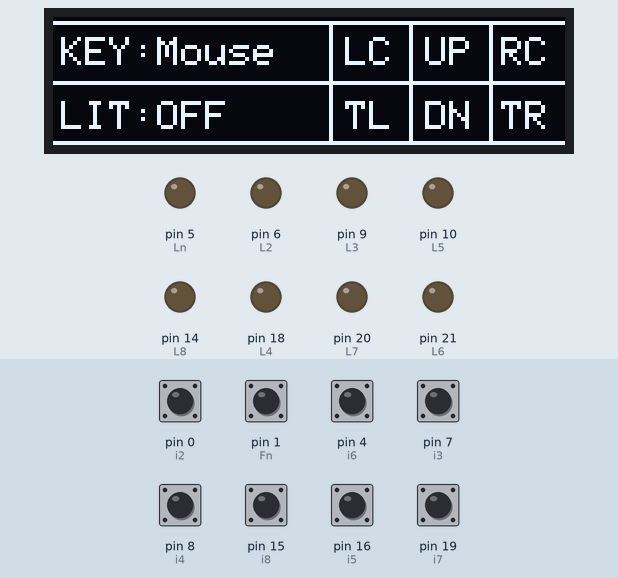
This sketch was run on a simulated Arduino Leonardo, built with avr-gcc and run on an emulated ATmega32U4. Shown: 128×32 one-colour display, output pins drawn as LEDs (lit = HIGH). The inputs (shaded band) are chosen by the test bench; at power-on: pin 0 (i2), pin 1 (Fn), pin 4 (i6), pin 7 (i3), pin 8 (i4), pin 15 (i8), pin 16 (i5), pin 19 (i7) HIGH. USB keyboard and mouse output is not drawn.

Above: at 1.7 s.
1.8 s: pin 0 (i2) pulled LOW for 1 s
At 2.13 s:
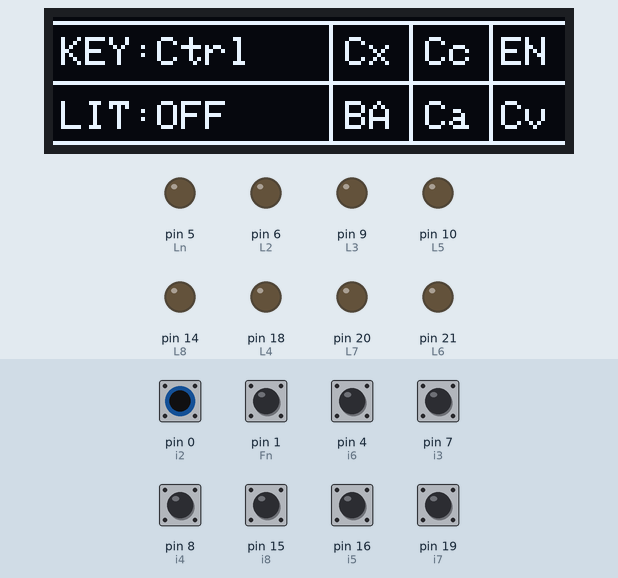
4.3 s: pin 0 (i2) pulled LOW for 0.15 s
6.0 s: pin 1 (Fn) pulled LOW for 0.15 s
At 6.8 s:
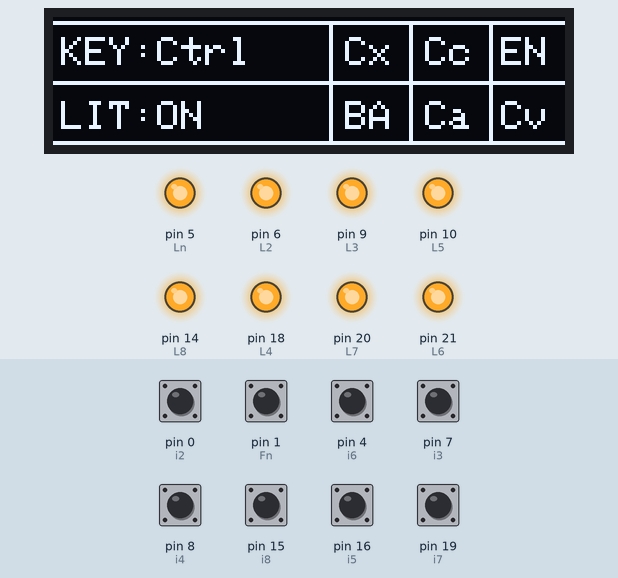
7.7 s: pin 1 (Fn) pulled LOW for 1 s
At 9.6 s:
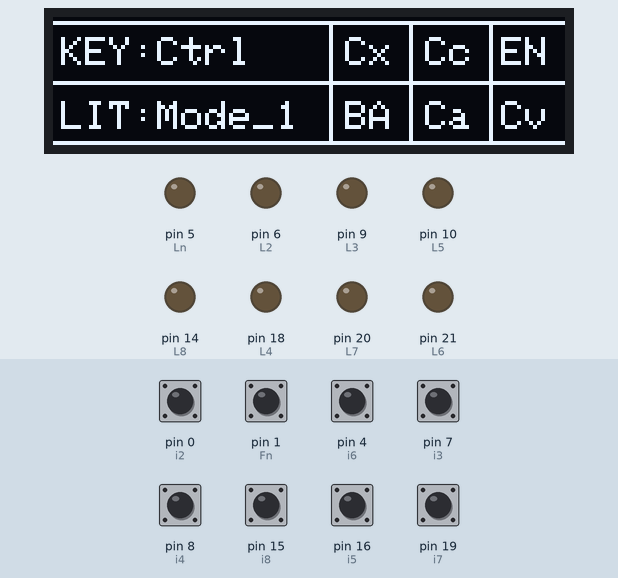
10.2 s: pin 0 (i2) pulled LOW for 0.15 s
At 11.0 s:
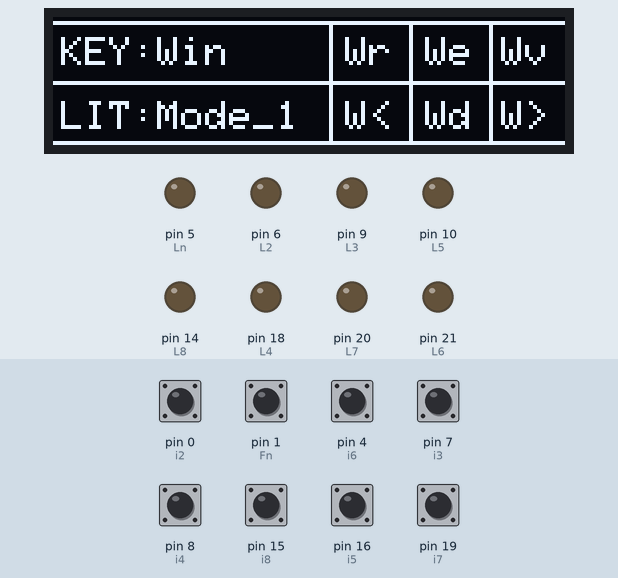
11.9 s: pin 1 (Fn) pulled LOW for 1 s
At 12.45 s:
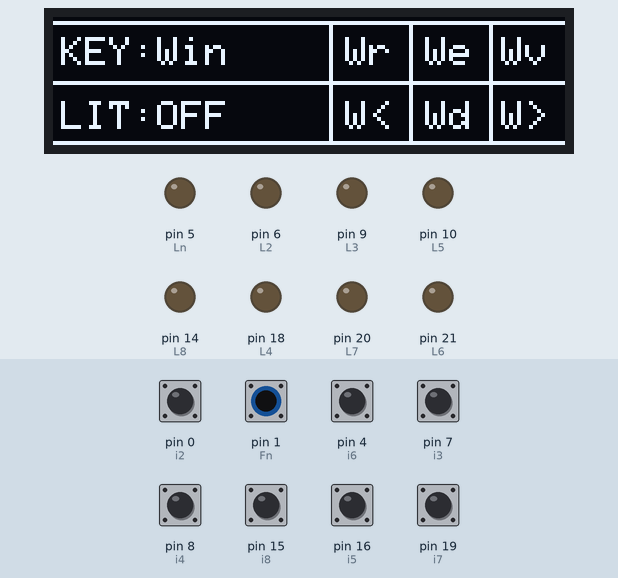
Timing chart, 0 to 14.9 s (numbered marks = the images above; inputs shaded):
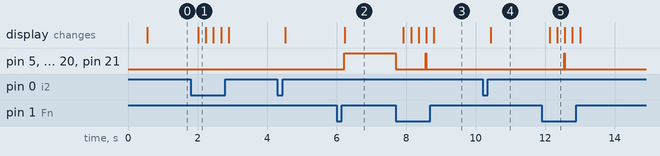

Measured:
- after the input at 1.8 s, the display: changes after 0.22 s (image 1)
- after the input at 6.0 s, pin 5 (Ln), pin 6 (L2), pin 9 (L3), pin 10 (L5), pin 14 (L8), pin 18 (L4), pin 20 (L7), pin 21 (L6): LOW → HIGH after 0.22 s; the display: changes after 0.23 s (image 2)
- after the input at 7.7 s, pin 5 (Ln), pin 6 (L2), pin 9 (L3), pin 10 (L5), pin 14 (L8), pin 18 (L4), pin 20 (L7), pin 21 (L6): HIGH → LOW at once, → HIGH 0.85 s later, → LOW 0.02 s later; the display: changes after 0.22 s (image 3)
- after the input at 10.2 s, the display: changes after 0.23 s (image 4)
- after the input at 11.9 s, pin 5 (Ln), pin 6 (L2), pin 9 (L3), pin 10 (L5), pin 14 (L8), pin 18 (L4), pin 20 (L7), pin 21 (L6): LOW → HIGH after 0.65 s, → LOW 0.02 s later; the display: first changes after 0.23 s (image 5 shows a later state)

The sketch:

8Key.ino
```cpp
#include "Mouse.h"
#include "Keyboard.h"
#include "Adafruit_SSD1306.h"
//OLED
#define OLED_RESET 4
#define a1FLAKES 10
#define SCREEN_WIDTH 128
#define SCREEN_HEIGHT 32
Adafruit_SSD1306 display(SCREEN_WIDTH, SCREEN_HEIGHT, &Wire, OLED_RESET);
//Keys
#define Fn 1  //W
#define i2 0  //A
#define i3 7  //S
#define i4 8  //D
#define i5 16 //^
#define i6 4  //<
#define i7 19 //v
#define i8 15 //>
//Lights
#define Ln 5  //W
#define L2 6  //A
#define L3 9  //S
#define L4 18 //D
#define L5 10 //^
#define L6 21 //<
#define L7 20 //v
#define L8 14 //>
//OLED
void OLED(String KM = "", String LM = "",
          String S = "", String D = "", String UP = "",
          String LT = "", String DN = "", String RT = "") {
  display.clearDisplay();
  display.drawLine(0, 1, 127, 1, WHITE); //line_1
  display.drawLine(0, 16, 127, 16, WHITE); //line_2
  display.drawLine(0, 31, 127, 31, WHITE); //line_3
  display.drawLine(69, 1, 69, 31, WHITE); //row_1
  display.drawLine(89, 1, 89, 31, WHITE); //row_2
  display.drawLine(109, 1, 109, 31, WHITE); //row_3
  display.setTextSize(1);
  display.setTextColor(WHITE);
  display.setCursor(2, 5);
  display.println("KEY:" + KM);
  display.setCursor(2, 21);
  display.println("LIT:" + LM);
  display.setCursor(73, 5);
  display.println(S);
  display.setCursor(93, 5);
  display.println(UP);
  display.setCursor(112, 5);
  display.println(D);
  display.setCursor(73, 21);
  display.println(LT);
  display.setCursor(93, 21);
  display.println(DN);
  display.setCursor(112, 21);
  display.println(RT);
  display.display();
}
//body
void setup() {
//Keys
      pinMode(Fn,INPUT_PULLUP);
      pinMode(i2,INPUT_PULLUP);
      pinMode(i3,INPUT_PULLUP);
      pinMode(i4,INPUT_PULLUP);
      pinMode(i5,INPUT_PULLUP);
      pinMode(i6,INPUT_PULLUP);
      pinMode(i7,INPUT_PULLUP);
      pinMode(i8,INPUT_PULLUP);
//Lights
      pinMode(Ln,OUTPUT);
      pinMode(L2,OUTPUT);
      pinMode(L3,OUTPUT);
      pinMode(L4,OUTPUT);
      pinMode(L5,OUTPUT);
      pinMode(L6,OUTPUT);
      pinMode(L7,OUTPUT);
      pinMode(L8,OUTPUT);
      delay(500);
      display.begin(SSD1306_SWITCHCAPVCC, 0x3C);
      Mouse.begin();
}
void loop() {
      String lm = "OFF", km = "Mouse",s = "LC", up = "UP", d = "RC", lt = "TL", dn = "DN", rt = "TR";
      int n = 0, n1 = 0, no = 5, no1 = 0, a1 = 0, a2 = 0, HL = 0, HL1 = 0, m2n = 0;
while(true){
  OLED(km, lm, s, d, up, lt, dn, rt);
  if(n1==0)
  mouse: Mouse_c();
//Light_Mode_Switch
          if (digitalRead(Fn) == 0)
          {
            HL = 0;
            L_RE(HL);
            if (n1 != 0)
            n++;
            delay(200);
          }
//Key_Mode_Switch
          if (digitalRead(i2) == 0)
          {
            n1++;
            delay(200);
          }
          if(n1 == 0)
            goto mouse;
//Light_Mode
          switch(n){
                case 1: lm = "ON";
                          HL = 1;
                          L_RE(HL);
                     break;
                case 2: lm = "Mode_1";
                        if(digitalRead(i3) == 0){
                            no1 = 9;
                            no = L_M1(no,no1);
                         }else if(digitalRead(i4) == 0){
                            no1 = 18;
                            no = L_M1(no,no1);
                         }else if(digitalRead(i5) == 0){
                            no1 = 10;
                            no = L_M1(no,no1);
                         }else if(digitalRead(i6) == 0) {
                            no1 = 21;
                            no = L_M1(no,no1);
                         }else if(digitalRead(i7) == 0){
                            no1 = 20;
                            no = L_M1(no,no1);
                         }else if(digitalRead(i8) == 0){
                            no1 = 14;
                            no = L_M1(no,no1);
                          }
                   break;
              case 3: lm = "Mode_2";
                         HL1 = 1;
                       if(digitalRead(L3) == 1 && digitalRead(L4) == 1 && digitalRead(L5) == 1 && digitalRead(L6) == 1 && digitalRead(L7) == 1 && digitalRead(L8) == 1)
                          m2n = 1;
                       if(digitalRead(L3) == 0 && digitalRead(L4) == 0 && digitalRead(L5) == 0 && digitalRead(L6) == 0 && digitalRead(L7) == 0 && digitalRead(L8) == 0)
                          m2n = 0;
                          if(m2n == 1)
                          HL1 = 0;
                         if(digitalRead(i3) == 0){
                            digitalWrite(L3,HL1);
                         }else if(digitalRead(i4) == 0){
                            digitalWrite(L4,HL1);
                         }else if(digitalRead(i5) == 0){
                            digitalWrite(L5,HL1);
                         }else if(digitalRead(i6) == 0){
                            digitalWrite(L6,HL1);
                         }else if(digitalRead(i7) == 0){
                            digitalWrite(L7,HL1);
                         }else if(digitalRead(i8) == 0){
                            digitalWrite(L8,HL1);
                         }
                   break;
              case 4: lm = "OFF";
                      n = 0;
                   break;
           }
//Key_Mode
        switch(n1){
              case 1:a1 = 128;
                    km = "Ctrl",s = "Cx", up = "Cc", d = "EN", lt = "BA", dn = "Ca", rt = "Cv";
                  if(digitalRead(i3) == 0){
                        a2 = 120;
                        K_ASC(a1,a2);
                    }
                  if(digitalRead(i4) == 0){
                        a2 = 99;
                        K_ASC(a1,a2);
                    }
                  if(digitalRead(i5) == 0){
                          Keyboard. press(176);
                          delay(200);
                          Keyboard.releaseAll();
                          delay(80);
                    }
                  if(digitalRead(i6) == 0){
                         Keyboard. press(178);
                         delay(200);
                         Keyboard.releaseAll();
                    }
                  if(digitalRead(i7) == 0){
                        a2 = 97;
                        K_ASC(a1,a2);
                    }
                  if(digitalRead(i8) == 0){
                        a2 = 118;
                        K_ASC(a1,a2);
                    }
                   break;
              case 2: a1 = 131;
                   km = "Win",s = "Wr",up = "We", d = "Wv", lt = "W<", dn = "Wd", rt = "W>";
                   if(digitalRead(i3) == 0){
                       Keyboard.press(131);
                       Keyboard.press(114);
                       Keyboard.release(131);
                       Keyboard.print("cmd");
                       Keyboard.press(176);
                       delay(200);
                       Keyboard.releaseAll();
                    }
                  if(digitalRead(i4) == 0){
                       a2 = 101;
                       K_ASC(a1,a2);
                    }
                  if(digitalRead(i5) == 0){
                        a2 = 108;
                        K_ASC(a1,a2);
                    }
                  if(digitalRead(i6) == 0){
                        a2 = 216;
                        K_ASC(a1,a2);
                    }
                  if(digitalRead(i7) == 0){
                        a2 = 100;
                        K_ASC(a1,a2);
                    }
                  if(digitalRead(i8) == 0){
                        a2 = 215;
                        K_ASC(a1,a2);
                    }
                   break;
              case 3: a1 = 128;
              km = "PhtShp",s = "As",up = "Ct", d = "EN", lt = "Cz", dn = "Wd", rt = "CB";
                  if(digitalRead(i3) == 0){
                       Keyboard.press(130);
                       Keyboard.press(129);
                       if(digitalRead(i3) == 1)
                       Keyboard.releaseAll();
                    }
                  if(digitalRead(i4) == 0){
                       a2 = 116;
                       K_ASC(a1,a2);
                    }
                  if(digitalRead(i5) == 0){
                    Keyboard. press(176);
                    delay(200);
                    Keyboard.releaseAll();
                    delay(80);
                    }
                  if(digitalRead(i6) == 0){
                        a2 = 122;
                        K_ASC(a1,a2);
                    }
                  if(digitalRead(i7) == 0){
                        a2 = 100;
                        K_ASC(a1,a2);
                    }
                  if(digitalRead(i8) == 0){
                        a2 = 178;
                        K_ASC(a1,a2);
                    }
                   break;
              case 4:km = "SldWks",s = "ES",up = "UP", d = "C8", lt = "TL", dn = "DN", rt = "TR";
                  if(digitalRead(i3) == 0){
                    Keyboard. press(177);
                    delay(200);
                    Keyboard.releaseAll();
                    }
                  if(digitalRead(i4) == 0){
                    Keyboard. press(218);
                    delay(200);
                    Keyboard.releaseAll();
                    }
                  if(digitalRead(i5) == 0){
                    a1 = 128;
                    a2 = 56;
                    K_ASC(a1,a2);
                    }
                  if(digitalRead(i6) == 0){
                    Keyboard. press(216);
                    delay(200);
                    Keyboard.releaseAll();
                    }
                  if(digitalRead(i7) == 0){
                    Keyboard. press(217);
                    delay(200);
                    Keyboard.releaseAll();
                    }
                  if(digitalRead(i8) == 0){
                    Keyboard. press(215);
                    delay(200);
                    Keyboard.releaseAll();
                    }
                   break;
              case 5:km = "Mouse",s = "LC", up = "UP", d = "RC", lt = "TL", dn = "DN", rt = "TR";
                      n1 = 0;
                   break;
           }
}//while
}
/********************************************Functions**************************************************/
//KEY_Mode
void K_ASC(int a1,int a2){
  Keyboard. press(a1);
  Keyboard. press(a2);
  delay(200);
  Keyboard.releaseAll();
}
//Lights_ALL_ctrl
void L_RE(int HL){
  digitalWrite(Ln,HL);
  digitalWrite(L2,HL);
  digitalWrite(L3,HL);
  digitalWrite(L4,HL);
  digitalWrite(L5,HL);
  digitalWrite(L6,HL);
  digitalWrite(L7,HL);
  digitalWrite(L8,HL);
}
//L_Mode_1
int L_M1(int no,int no1){
   digitalWrite(no,0);
   no = no1;
   digitalWrite(no,1);
   return no;
}
//Mouse
void Mouse_c(){
  int upState = digitalRead(i4);
  int downState = digitalRead(i7);
  int rightState = digitalRead(i8);
  int leftState = digitalRead(i6);
  int clickState = digitalRead(i3);
  int RState = digitalRead(i5);
  int xDistance = (leftState - rightState) * 5;
  int yDistance = (upState - downState) * 5;
  if ((xDistance != 0) || (yDistance != 0)) {
                    Mouse.move(xDistance, yDistance, 0);
                  }
                  if (clickState == 0) {
                    if (!Mouse.isPressed(MOUSE_LEFT)) {
                      Mouse.press(MOUSE_LEFT);
                    }
                  }
                  else {
                    if (Mouse.isPressed(MOUSE_LEFT)) {
                      Mouse.release(MOUSE_LEFT);
                    }
                  }
                  if (RState == 0) {
                    if (!Mouse.isPressed(MOUSE_RIGHT)) {
                      Mouse.press(MOUSE_RIGHT);
                    }
                  }
                  else {
                    if (Mouse.isPressed(MOUSE_RIGHT)) {
                      Mouse.release(MOUSE_RIGHT);
                    }
                  }
                  delay(10);
}
```
